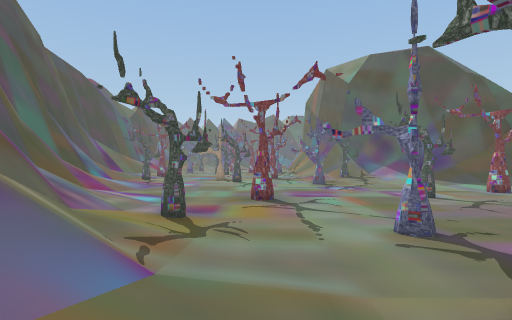
[1] (above)

16 first-person views from a walk through a 3-D level made in the Unity game engine. The camera is 1.3 m above the floor, looks level and sees 80° across. The floor is counted in squares, 2 m on a side. Each view is taken from the middle of a square. On the plan, view 1 faces up. The plan holds only what a view shows up to about 10 squares ahead; the rest is blank. The place goes on beyond the plan. Some animated figures are left out. Some surface patterns are stand-ins.

[2]
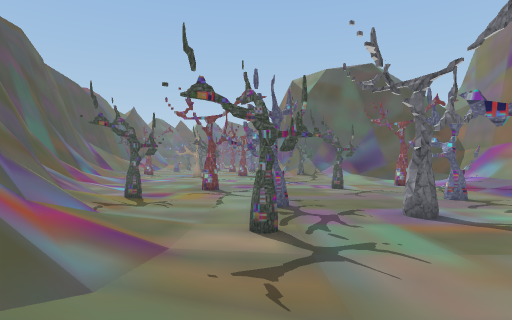

[3]
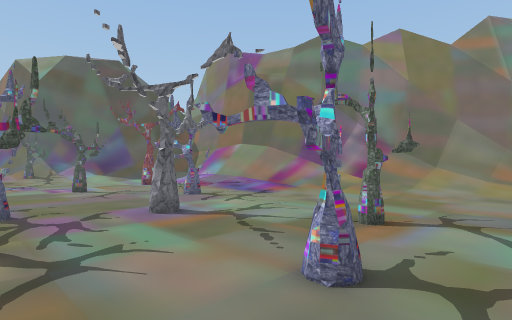

[4]
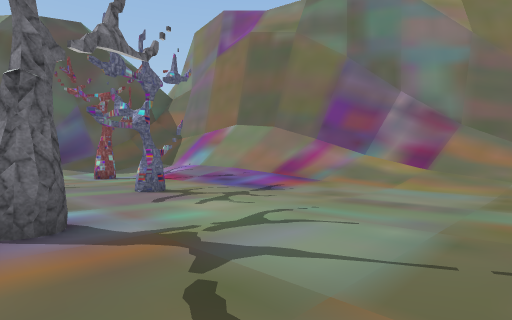

[5]
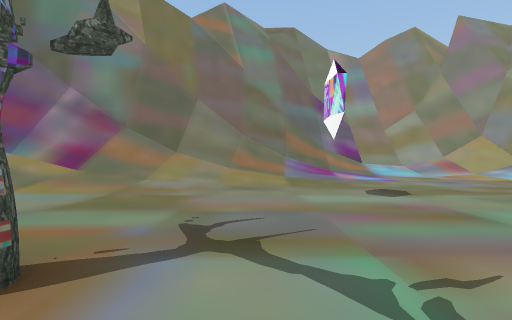

[6]
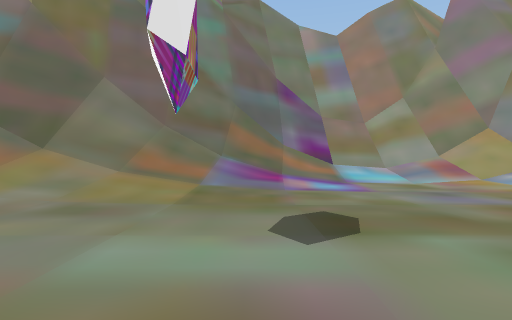

[7]
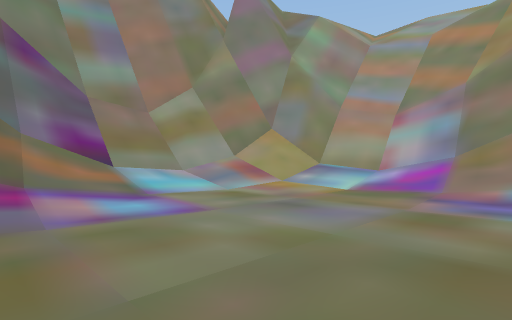

[8]
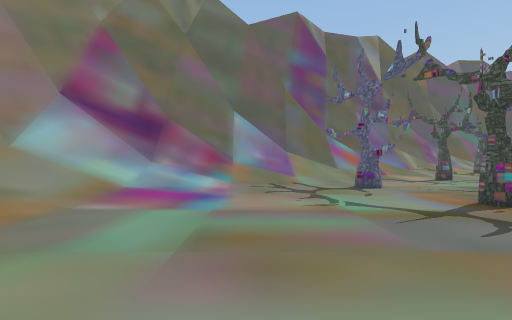

[9]
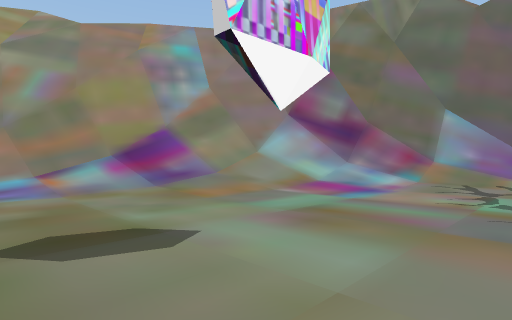

[10]
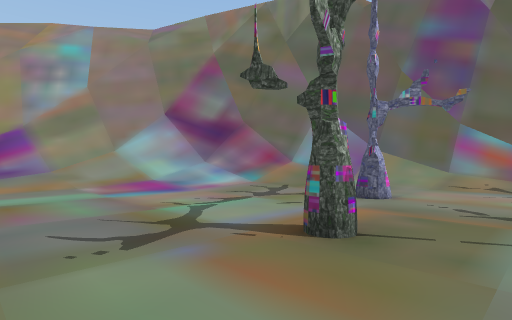

[11]
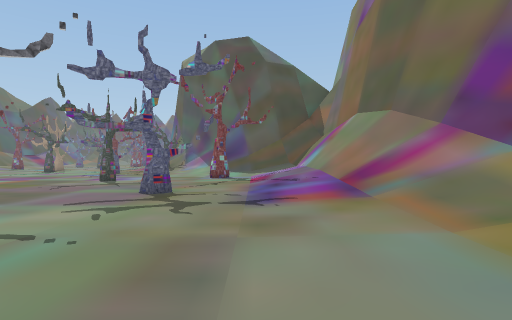

[12]
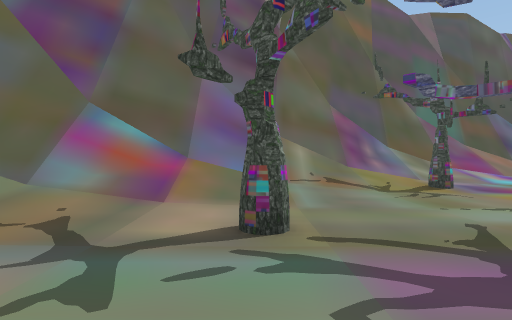

[13]
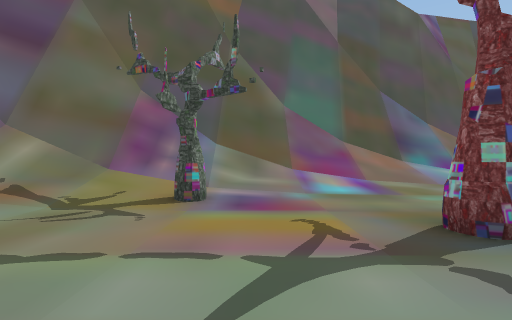

[14]
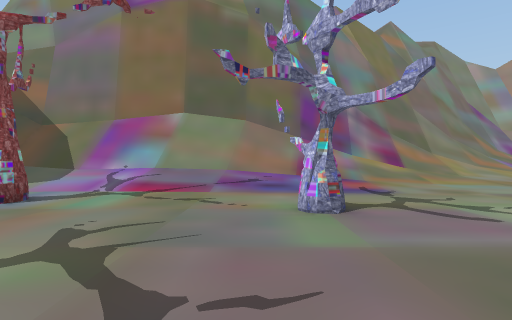

[15]
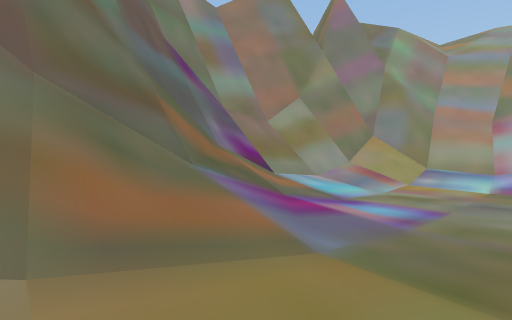

[16]
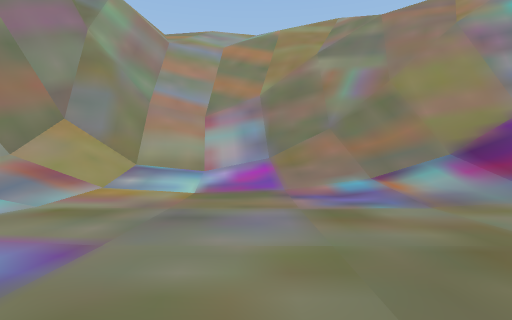

### Floor plan
Key: @ floor where view 1 was taken; # wall or solid block; . main floor; : floor 0.25 m higher than the main floor; + floor 5.25 m higher than the main floor; / step, stairs or slope; = window, fence, low wall or low ledge; O other object.
Columns run from 7 left of view 1 to 21 right of it. Each row starts with its distance up from view 1.
 10 #///........O....//#
  9 ##//...#.........//##
  8  ##//............///##
  7   #//.............//##
  6   #//:O........O..///#
  5   ##//....O.......///#
  4    ##//...........///##
  3     #///....#......///##
  2     #///.O.........////#
  1     ###//...........///#
  0      ##@/......O....///##
 -1       #///..O........///##
 -2       ##///...........///##
 -3        ##//....... ...///=##
 -4         ##//..........////##
 -5          ##//..........////##
 -6          ###///.........////#
 -7           ###///........////#
 -8             ##////......////#
 -9              ##/////....//###
-10               ##//////////#
-11                ####///////#
-12                   ###//=###
-13                    ##///##
-14                     #+###
-15                     ####

Where each view was taken, in squares from view 1:
view 1: 0 up, 0 right, facing up
view 2: 3 down, 2 right, facing up
view 3: 3 down, 2 right, facing up-right
view 4: 0 up, 5 right, facing up-right
view 5: 2 down, 6 right, facing right
view 6: 4 down, 9 right, facing right
view 7: 4 down, 12 right, facing down-right
view 8: 4 down, 12 right, facing left
view 9: 2 down, 13 right, facing down-left
view 10: 1 up, 10 right, facing down-left
view 11: 0 up, 10 right, facing up
view 12: 2 up, 5 right, facing left
view 13: 7 up, 3 right, facing left
view 14: 7 up, 4 right, facing right
view 15: 1 down, 14 right, facing down-right
view 16: 4 down, 14 right, facing down
